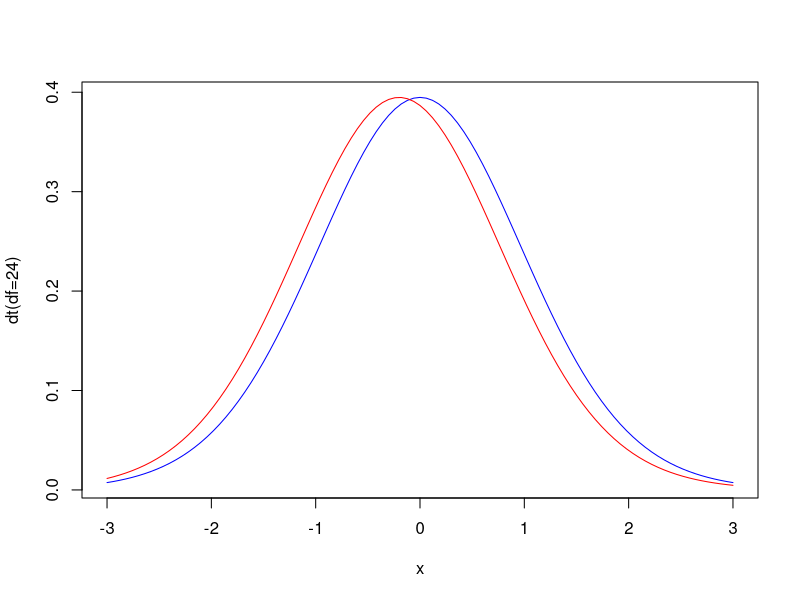
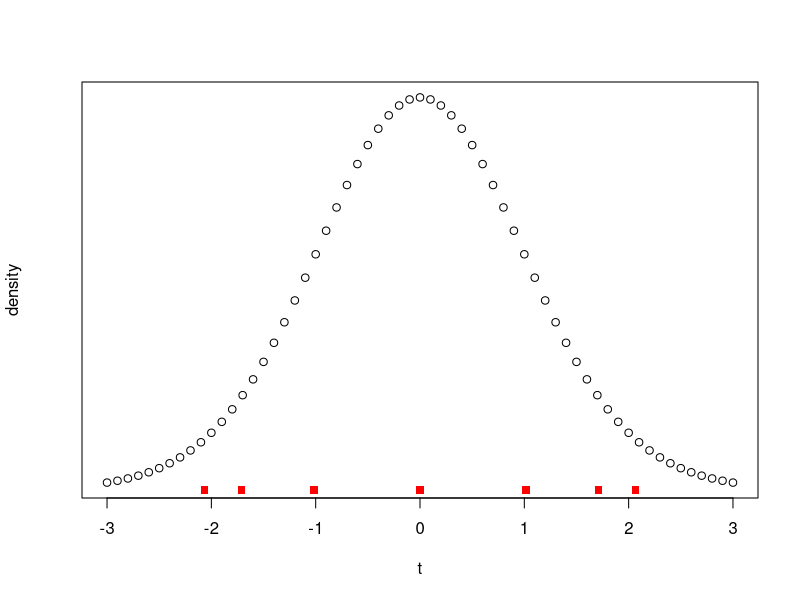
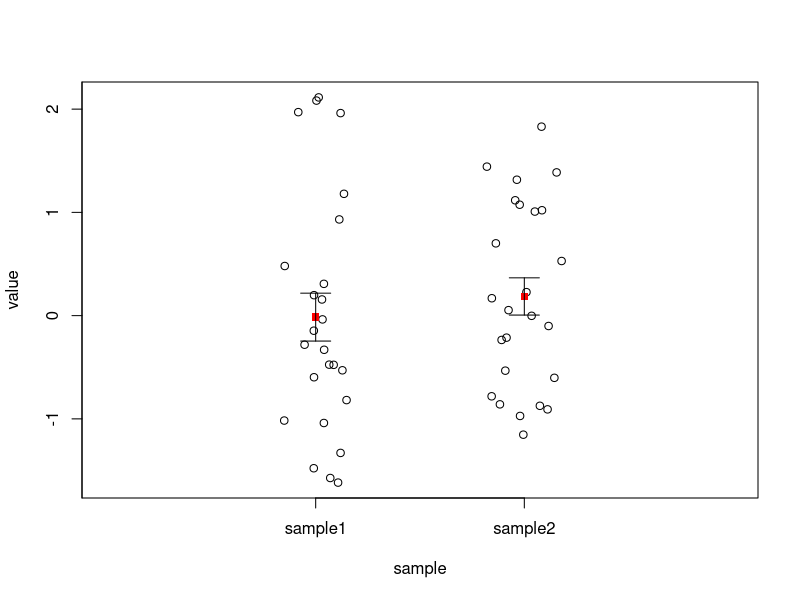
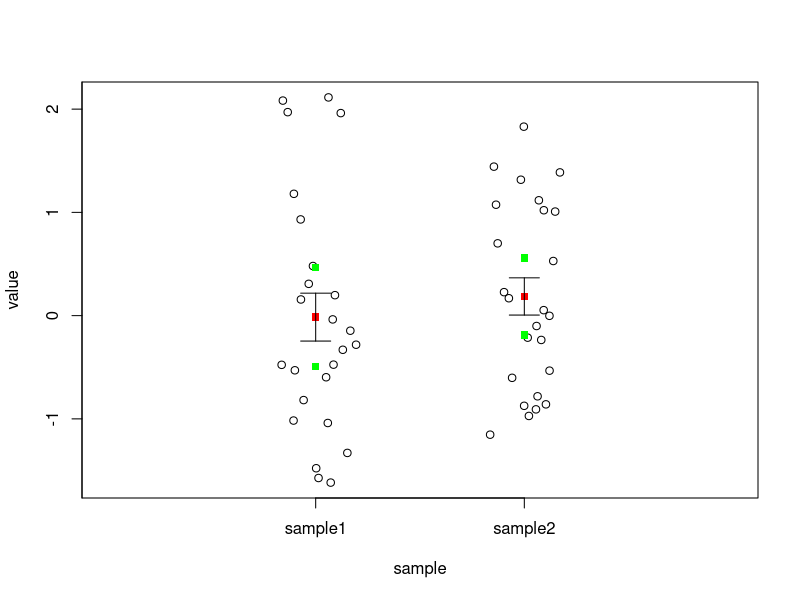
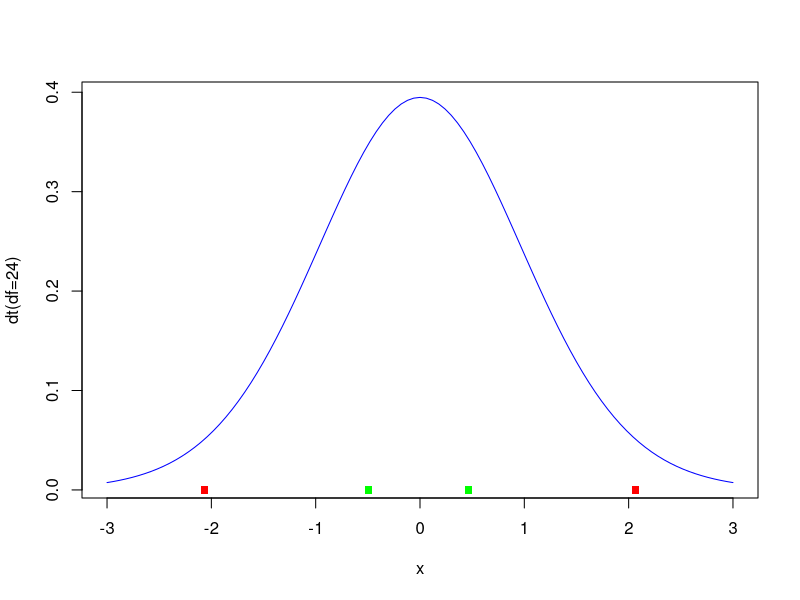

Source code (R) for these figures, in order: (Note: this script raises an error after producing the figures.)
## ---- chunk 1
knitr::opts_chunk$set(echo = TRUE,
                      comment = "      ##",
                      error = TRUE,
                      collapse = TRUE   ) # FALSE  easier to read
## ---- chunk 2
N  <- 25
df  <- N-1
x  <- function(x) dt(x, df=24)
y  <- function(x) dt(x + 0.2, df=24) # shift "mean"

curve(x, -3, 3, ylab="dt(df=24)", col="blue", )
curve(y, -3, 3,  col="red", add = TRUE)
## ---- chunk 3
x  <- seq(-3, +3, 0.1)
y  <- dt(x, df=df)

base::plot(x, y,
     xlim = c(-3,3), xlab="t", ylab="density", axes=FALSE )

box()
axis(side=1, at=seq(-3,3, 1))
#  need to ADD quantiles:   95%,  90%,  32%, 50%
t_values  <- qt(p=c(0.025, 0.05, 0.16, .50, 0.84, 0.95, 0.975 ), df=df,
                lower.tail=TRUE)
t_values
y  <- rep(c(0), length(t_values))
y
points(x =t_values, y=y, pch=15, col="red")

## ---- chunk 4
set.seed(4643)
N  <- 25 
pop_mean = 0.0
pop_sd  <- 1
sample1  <- rnorm(n = N, mean = pop_mean, sd= pop_sd )
sample2  <- rnorm(n = N, mean = pop_mean, sd= pop_sd )

# knitr::knit_exit()
## ---- chunk 5

m  <- c(mean(sample1),mean(sample2))
s  <- c(sd(sample1), sd(sample2))
se  <- s/sqrt(N)
x  <- rep(c(0,1), each = N)
plot(x = jitter(x), y = c(sample1, sample2), 
     xlim = c(-1,2), xlab="sample", ylab="value", axes=FALSE )

box()
axis(side=1, at=0:1, labels=c("sample1", "sample2"))
axis(side=2, at=seq(-3,3, 1))

# mean, 1 sd
points(x =c(0,1), m, pch=15, col="red")
arrows(x0=c(0,1), y0=m-se, y1=m+se, code=3, angle=90, length=.15)
## ---- chunk 6

# first repeat above graph
plot(x = jitter(x), y = c(sample1, sample2), 
     xlim = c(-1,2), xlab="sample", ylab="value", axes=FALSE )

box()
axis(side=1, at=0:1, labels=c("sample1", "sample2"))
axis(side=2, at=seq(-3,3, 1))

# mean, 1 sd
points(x =c(0,1), m, pch=15, col="red")
arrows(x0=c(0,1), y0=m-se, y1=m+se, code=3, angle=90, length=.15)
# end of repeat graph


m
s
se  <- s/sqrt(N)
se

# t is actually the 'random variable', and should fit T distribution.
t  <- (m - 0)/se
t
t_95  <- qt(p=c(0.025, 0.975), df=df)
t_95

upper  <- m+ t_95*se
lower  <- m-t_95*se
lower[1]
upper[1]


# 95% CI (in green)
points(x = c(0,1), upper, pch=15, col="green")
points(x = c(0,1), lower, pch=15, col="green")
## ---- chunk 7

N  <- 25
df  <- N-1
x  <- function(x) dt(x, df=24)

curve(x, -3, 3, ylab="dt(df=24)", col="blue", )
points(x = c(lower[1], upper[1]),y=c(0,0),  pch=15, col="green")
points(x = c(t_95[1], t_95[2]),y=c(0,0),  pch=15, col="red")

knitr::knit_exit()
## ---- chunk 8
t.test(x = sample1)
## ---- chunk 9

knitr::knit_exit()
## ---- chunk 10

if (FALSE ){
axis(side=1, at=0:1, labels=c("nonsmokers", "smokers"))
axis(side=2, at=seq(14,22,2))
points(c(0,1), m, pch=15, col="red")
arrows(x0=c(0,1), y0=m-se, y1=m+se, code=3, angle=90, length=.15)
}
if (FALSE ){
pdf(paste0("~/downloads/print_and_delete/" , file, ".pdf"))
plot(x, fake, ylim = c(-5, 5), sub = "t-value = 21.5", type = "p")
abline(h = 0)
abline(h = fake_mean, col=2)
dev.off()
}

# ratio of "error" (difference of expected) to "width" (standard error)
t_value  <- (mean(fake) - 0)/ (sd(fake)/sqrt(n))
t_value # 21.5  large!

## ---- chunk 11

N <- 965
p0 <- 0.13
p_hat <- 209/N  # 0.217

SE <- sqrt(p0*(1-p0)/N)    # 0.011

#
t <- p_hat/SE  # 20.006

# So   reject H0,   so clearly can be RANDOM group.

pdf("~/Downloads/print_and_delete/1030_basic_t.pdf")
plot(x = c(0,0), y=c(p0, p_hat), xlim = c (-2,2), ylim= c(0, .5))
abline(h=p0)
abline(h=p_hat, col=2)
dev.off()

# Method 2
N <- 965
# but 
US <- 350 * 10^6
p0 <- N/US  # 2.77 * 10^-6

p_hat <- 209/(.13 * US) # 4.59 * 10^-6

d <- p_hat - p0  # 1.84 * 10^-6

SE <- sqrt(p0*(1-p0)/N)  # 5.35 * 10 ^-5

t <- d/SE  # 0.034
#####  Binomial #####

# pmf - binomial, x=success, size=throws

dbinom(x=0,size=2, prob=0.5) # n=2, x=0  prob = 0.25
dbinom(x=1, size =2 , prob=0.5) # n=2, x=1 # 0.5
sum(dbinom(x=0:2,size=2, prob=0.5)) # SUM = 1
